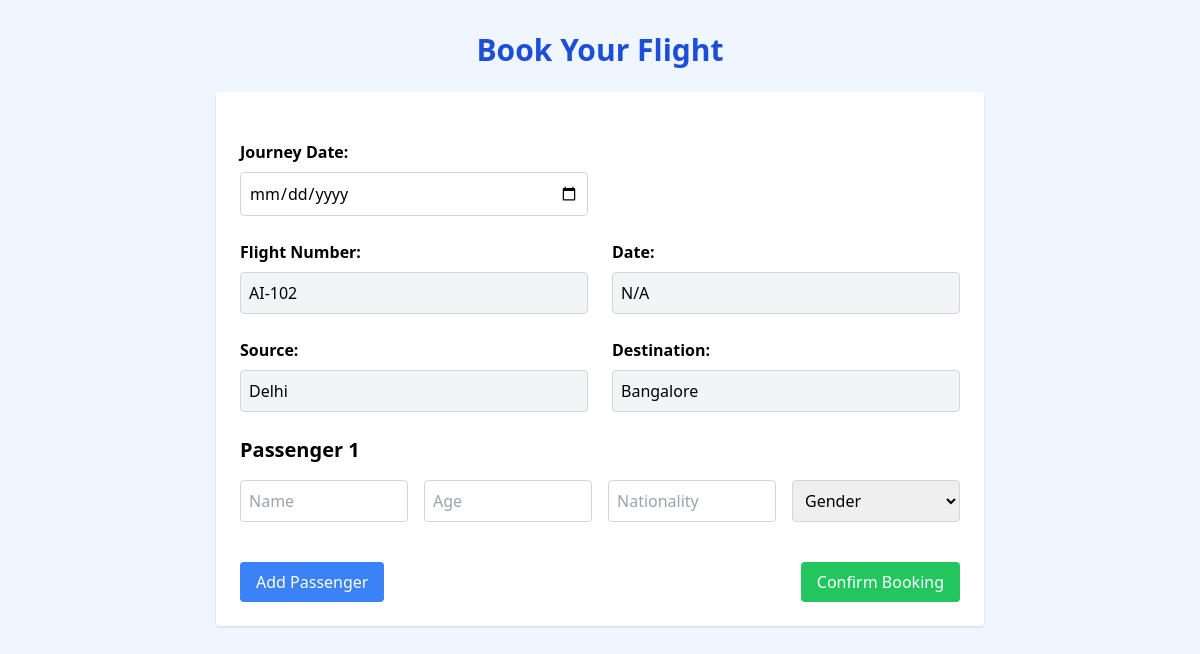
/book_ticket/2 (signed in), run on the app's committed database.
### tables this page shows
CREATE TABLE flights (
        id INTEGER PRIMARY KEY AUTOINCREMENT,
        flight_number TEXT NOT NULL,
        source TEXT NOT NULL,
        destination TEXT NOT NULL,
        departure_time TEXT,
        arrival_time TEXT,
        available_seats INTEGER,
        price REAL
    );

### frontend/app.py (the view, shortened to what this page needs)
@app.route('/book_ticket/<int:flight_id>', methods=['GET', 'POST'])
def booking(flight_id):
    if 'user_id' not in session:
        return redirect(url_for('login'))
    conn = connect_db()
    cursor = conn.cursor()
    cursor.execute("SELECT flight_number, source, destination, price FROM flights WHERE id=?", (flight_id,))
    flight = cursor.fetchone()
    if not flight:
        conn.close()
        return "Flight not found", 404
    flight_number = flight['flight_number']
    source = flight['source']
    destination = flight['destination']
    price = flight['price']
    conn.close()
    date = request.args.get('date', '')
    return render_template("booking.html",
                           flight_id=flight_id,
                           flight_number=flight_number,
                           date=date,
                           source=source,
                           destination=destination)

### frontend/app.py (called while the page is built)
def connect_db():
    conn = sqlite3.connect(DATABASE_URL)
    conn.row_factory = sqlite3.Row
    return conn

### frontend/templates/booking.html (shortened to what this page needs)
<!DOCTYPE html>
<html lang="en">
<head>
  <script src="https://cdn.tailwindcss.com"></script>
</head>
<body class="bg-blue-50 min-h-screen p-8">
  <h1 class="text-3xl font-bold mb-6 text-center text-blue-700">Book Your Flight</h1>
  <form action="{{ url_for('booking', flight_id=flight_id) }}" method="POST" class="max-w-3xl mx-auto bg-white p-6 rounded shadow space-y-6">
    <div class="grid grid-cols-1 md:grid-cols-2 gap-6">
      <div>
        <label class="block mb-2 font-semibold">Journey Date:</label>
        <input type="date" name="date" value="{{ date }}" class="w-full p-2 border border-gray-300 rounded" required>
      </div>
    </div>
    <div class="grid grid-cols-1 md:grid-cols-2 gap-6">
      <div>
        <label class="block mb-2 font-semibold">Flight Number:</label>
        <input type="text" name="flight_number" value="{{ flight_number }}" readonly class="w-full p-2 border border-gray-300 rounded bg-gray-100">
      </div>
      <div>
        <label class="block mb-2 font-semibold">Date:</label>
        <input type="text" value="{{ date.split('-')[2] + '-' + date.split('-')[1] + '-' + date.split('-')[0] if date else 'N/A' }}" class="w-full p-2 border border-gray-300 rounded bg-gray-100" readonly>
      </div>
    </div>
    <div class="grid grid-cols-1 md:grid-cols-2 gap-6">
      <div>
        <label class="block mb-2 font-semibold">Source:</label>
        <input type="text" name="source" value="{{ source }}" readonly class="w-full p-2 border border-gray-300 rounded bg-gray-100">
      </div>
      <div>
        <label class="block mb-2 font-semibold">Destination:</label>
        <input type="text" name="destination" value="{{ destination }}" readonly class="w-full p-2 border border-gray-300 rounded bg-gray-100">
      </div>
    </div>
    <div id="passenger-container">
      <h3 class="text-xl font-semibold mb-4">Passenger 1</h3>
      <div class="grid grid-cols-1 md:grid-cols-4 gap-4">
        <input type="text" name="name1" placeholder="Name" class="p-2 border border-gray-300 rounded" required>
        <input type="number" name="age1" placeholder="Age" class="p-2 border border-gray-300 rounded" required>
        <input type="text" name="nationality1" placeholder="Nationality" class="p-2 border border-gray-300 rounded" required>
        <select name="gender1" class="p-2 border border-gray-300 rounded" required>
          <option value="" disabled selected>Gender</option>
        </select>
      </div>
    </div>
    <div class="flex justify-between items-center pt-4">
      <button type="button" onclick="addPassenger()" class="bg-blue-500 hover:bg-blue-600 text-white px-4 py-2 rounded">Add Passenger</button>
      <button type="submit" class="bg-green-500 hover:bg-green-600 text-white px-4 py-2 rounded">Confirm Booking</button>
    </div>
  </form>
</body>
</html>

### data on the page
flights: flight_number "AI-102", source "Delhi", destination "Bangalore"
